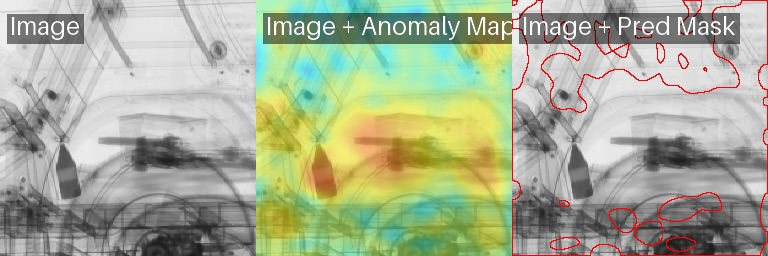
#> input picture prev.jpeg, 768 x 256 px
$ python -i XRayFilters.py   (imports and definitions only)
#> lines starting #> are read from the running program, lines starting #| are printed output that depends on the picture; after the words box and inside, x2 and y2 are one past the last pixel; in counts of white or black regions, pixels touching at a corner belong together
#> further down, picture is the input picture: shape (256, 768, 3); mean B, G, R 148.4, 173.8, 166.8
import cv2
import numpy as np

class XRayFilters:
    """
    Klasa wykonująca pełny pipeline:
        Brighten whites -> CLAHE -> Unsharp Mask

    Zachowuje się TAK SAMO jak:
        - funkcja sharpen_image()
        - klasa XRayPreprocessor
    """

    def __init__(self,
                 clip_limit=4.0,
                 grid_size=(8, 8),
                 sharpen_amount=2.5,
                 sharpen_blur_sigma=1.0,
                 white_threshold=244):

        # Parametry CLAHE
        self.clip_limit = clip_limit
        self.grid_size = grid_size

        # Parametry Unsharp Mask
        self.sharpen_amount = sharpen_amount
        self.sharpen_blur_sigma = sharpen_blur_sigma

        # Próg rozjaśniania
        self.white_threshold = white_threshold

    # ------------------------------------------------------------
    # ELEMENT 0: konwersja do grayscale (tak jak w oryginale)
    # ------------------------------------------------------------
    def _ensure_gray(self, image):
        if len(image.shape) == 3:
            return cv2.cvtColor(image, cv2.COLOR_BGR2GRAY)
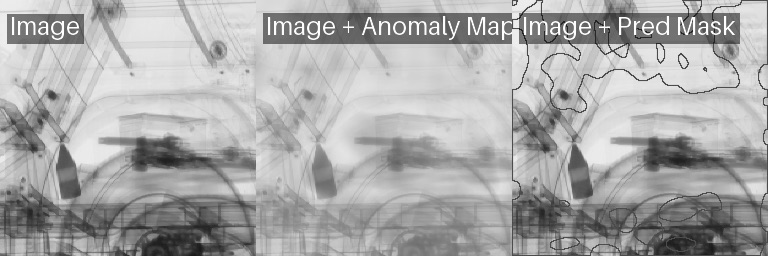
#> returned value: shape (256, 768); min 24, max 255, mean 168.8
        return image.copy()

    # ------------------------------------------------------------
    # KROK 1: Brighten whites (identycznie jak w Twoim kodzie)
    # ------------------------------------------------------------
    def brighten_whites(self, image):
        result = image.copy()
        result[result >= self.white_threshold] = 255
#> result: shape (256, 768); 0.76% of pixels changed, all inside (x1, y1, x2, y2) = (12, 16, 734, 40)
        return result

    # ------------------------------------------------------------
    # KROK 2: CLAHE
    # ------------------------------------------------------------
    def apply_clahe(self, image):
        clahe = cv2.createCLAHE(
            clipLimit=self.clip_limit,
            tileGridSize=self.grid_size
        )
        return clahe.apply(image)
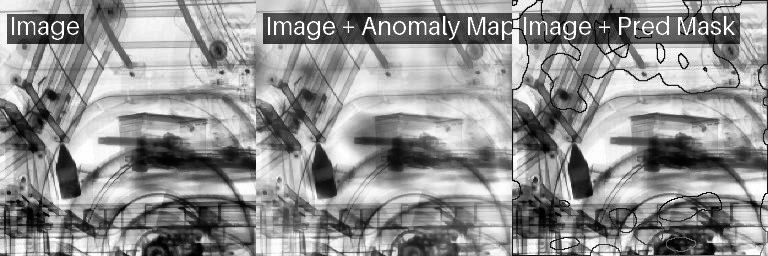
#> returned value: shape (256, 768); min 0, max 255, mean 145.2

    # ------------------------------------------------------------
    # KROK 3: Unsharp Mask (dokładna kopia Twojego kodu)
    # ------------------------------------------------------------
    def apply_unsharp_mask(self, image):
        gaussian_blur = cv2.GaussianBlur(image, (0, 0), self.sharpen_blur_sigma)
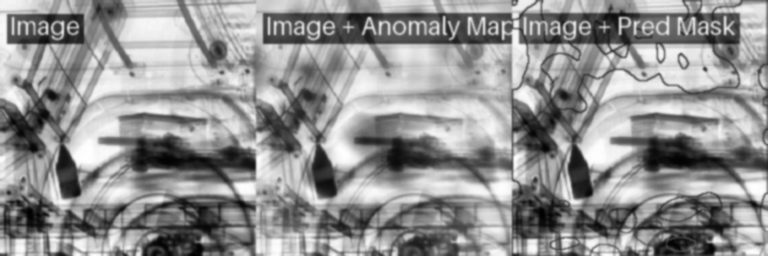
#> gaussian_blur: shape (256, 768); min 1, max 255, mean 145.2
        sharpened = cv2.addWeighted(
            image,
            self.sharpen_amount,
            gaussian_blur,
            1 - self.sharpen_amount,
            0
        )
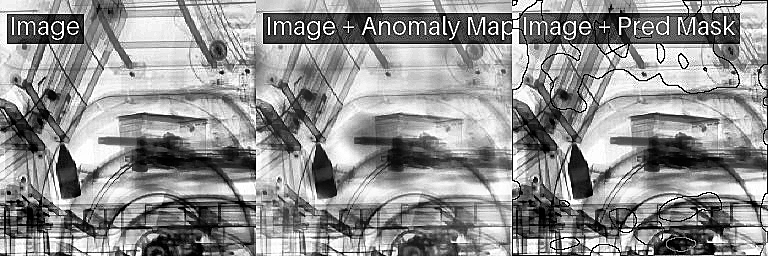
#> sharpened: shape (256, 768); min 0, max 255, mean 144.6
        return np.clip(sharpened, 0, 255).astype(np.uint8)

    # ------------------------------------------------------------
    # GŁÓWNY PIPELINE — identyczny jak funkcja sharpen_image()
    # ------------------------------------------------------------
    def process(self, image):
        """
        Wykonuje pełny pipeline:
        Brighten whites -> CLAHE -> Unsharp Mask
        """
        gray = self._ensure_gray(image)
        bright = self.brighten_whites(gray)
        contrasted = self.apply_clahe(bright)
        sharpened = self.apply_unsharp_mask(contrasted)
        return sharpened

>>> import cv2
>>> picture = cv2.imread('../prev.jpeg')
>>> result = XRayFilters().process(picture)
